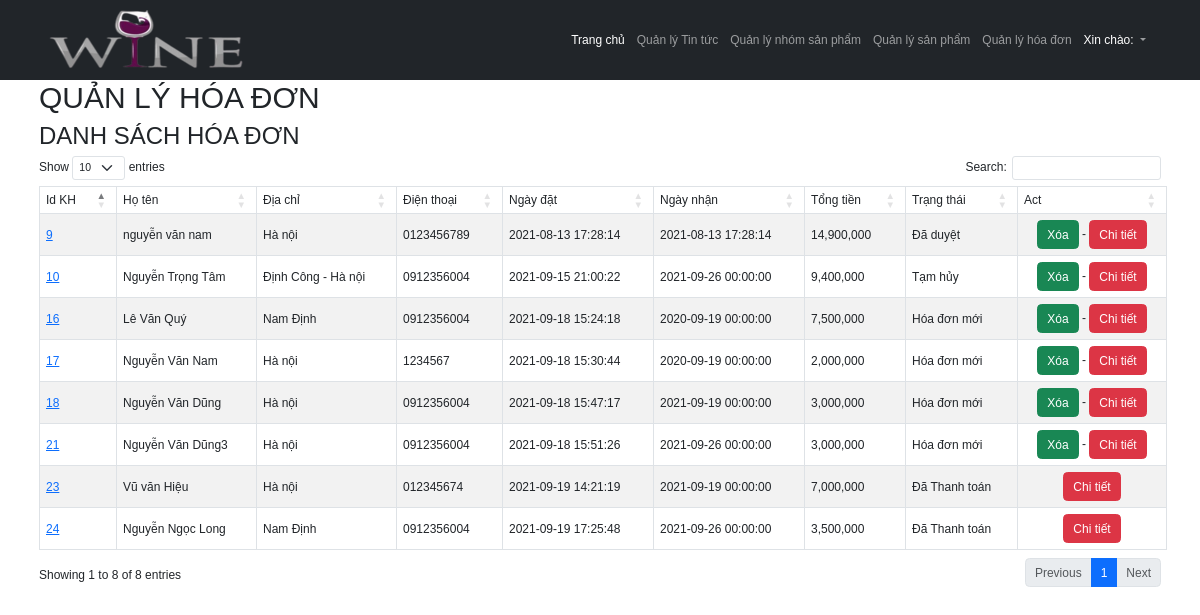
Before: /index_admin.php?module=hoadon with the older database file.
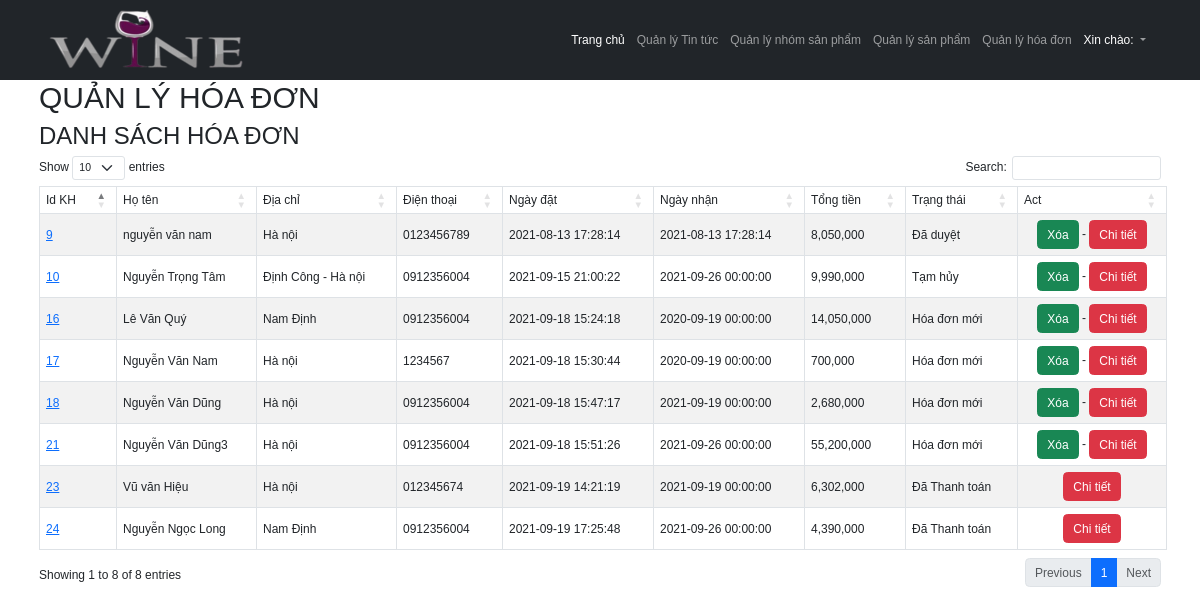
After: the same page with the newer database file.
### tables this page shows
CREATE TABLE `tbhoadon` (
  `mahd` int(11) NOT NULL,
  `tennguoimua` varchar(30) NOT NULL,
  `dtnguoimua` varchar(15) NOT NULL,
  `nguoinhan` varchar(30) NOT NULL,
  `dienthoai` varchar(15) NOT NULL,
  `diachi` varchar(100) NOT NULL,
  `Note` text NOT NULL,
  `ngaydat` datetime NOT NULL DEFAULT current_timestamp(),
  `ngaynhan` datetime NOT NULL DEFAULT current_timestamp(),
  `trangthai` int(11) NOT NULL DEFAULT 0
);

### Models/clsDatabase.php (called while the page is built, shortened)
<?php
class clsDatabase
{
	public $conn = NULL;
	function __construct()
	{
		try
		{
			$this->conn = new PDO("mysql:host=localhost;dbname=shop","root","");
			$this->conn->exec("SET NAMES UTF8");
		}
		catch(PDOException $ex)
		{
			echo "<h3>" . $ex->getMessage() . "</h3>";
			die("<h3> LỖI KẾT NỐI CSDL </h3>");
		}
	}
	function ThucthiSQL($sql, $data=NULL)
	{
		$this->pdo_stm = $this->conn->prepare($sql);
		$ketqua=false;
		if($data!=NULL)
			$ketqua = $this->pdo_stm->execute($data);
		else
			$ketqua = $this->pdo_stm->execute();
		return $ketqua;
	}
}
?>

### Models/clsHoadon.php (called while the page is built, shortened)
<?php
require_once("clsDatabase.php");
class clsHoadon
{
	public $db;
	function __construct()
	{
		$this->db = new clsDatabase();
	}
	function LayDanhSachHoadon()
	{
		$sql = "SELECT * FROM tbHoadon ORDER BY mahd DESC";
		$ketqua = $this->db->ThucthiSQL($sql);
		if($ketqua==TRUE)
			$this->data = $this->db->pdo_stm->fetchAll();
		return $ketqua;
	}
	public function TongTien($mahd)
	{
		$sql = "SELECT SUM(soluong*giamua) AS tongtien
					FROM `tbchitiethoadon` WHERE mahd=?";
		$data[] = $mahd;
 		$ketqua = $this->db->ThucthiSQL($sql,$data);
		if($ketqua==TRUE)
		{
			$this->data = $this->db->pdo_stm->fetch();
			return $this->data["tongtien"];
		}
		else
			return -1;
	}
}
?>

### Views/vDanhSachHD.php (the view)
	<div class="container table-responsive">
		<h1> QUẢN LÝ HÓA ĐƠN</h1>
		<h2> DANH SÁCH HÓA ĐƠN</h2>
		<div>
			<?php
if ($ketqua) {
?>
				<table id="example" class="table table-striped table-hover table-bordered table align-middle">
					<thead>
						<tr>
							<td>Id KH</td>
							<td>Họ tên</td>
							<td>Địa chỉ</td>
							<td>Điện thoại</td>
							<td>Ngày đặt</td>
							<td>Ngày nhận</td>
							<td>Tổng tiền</td>
							<td>Trạng thái</td>
							<td>Act</td>
						</tr>
					</thead>
					<tbody>
						<?php
			$rows = $hoadon->data;
			foreach ($rows as $row) {
				$trangthai = "";
				if ($row["trangthai"] == 0)
					$trangthai = "Hóa đơn mới";
				else if ($row["trangthai"] == 1)
					$trangthai = "Đã duyệt";
				else if ($row["trangthai"] == 2)
					$trangthai = "Đã Thanh toán";
				else if ($row["trangthai"] == 3)
					$trangthai = "Tạm hủy";
			?>
							<tr>
								<td><a href="?module=<?= $module ?>&act=chitiet&id=<?= $row["mahd"] ?>"> <?= $row["mahd"] ?> </a></td>
								<td><?= $row["tennguoimua"] ?></td>
								<td><?= $row["diachi"] ?></td>
								<td><?= $row["dienthoai"] ?></td>
								<td><?= $row["ngaydat"] ?></td>
								<td><?= $row["ngaynhan"] ?></td>
								<td><?= number_format($hoadon->TongTien($row["mahd"])) ?></td>
								<td><?= $trangthai ?></td>
								<td class="text-center">
									<?php
						if ($row["trangthai"] != 2)
							echo "<a class='btn btn-success' href='?module=" . $module . "&act=xoa&id=" . $row["mahd"] . "'>Xóa</a> - ";
						else
							echo " ";
						?>
									<a class="btn btn-danger" href="?module=<?= $module ?>&act=chitiet&id=<?= $row["mahd"] ?>"> Chi tiết </a>
								</td>
							</tr>
				<?php
			}
	?>
	</tbody>
				</table>
			<?php
}
?>
		</div>
	</div>

### index_admin.php (shortened to what this page needs)
<!doctype html>
<html>
<head>
	<link rel="stylesheet" type="text/css" href="css_Admin/Style.css">
	<link rel="stylesheet" type="text/css" href="css_Admin/Menu.css">
	<link rel="stylesheet" type="text/css" href="css_Admin/ContentRight.css">
	<link rel="stylesheet" href="https://cdnjs.cloudflare.com/ajax/libs/font-awesome/4.7.0/css/font-awesome.min.css">
	<link rel="stylesheet" href="https://cdnjs.cloudflare.com/ajax/libs/OwlCarousel2/2.3.4/assets/owl.carousel.css" />
	<link rel="stylesheet" href="https://cdnjs.cloudflare.com/ajax/libs/OwlCarousel2/2.3.4/assets/owl.theme.default.css" />
	<link rel="stylesheet" type="text/css" href="css_Admin/Admin.css">
	<link rel="stylesheet" type="text/css" href="CSS/SlideShow.css">
	<link href="https://cdn.jsdelivr.net/npm/bootstrap@5.2.1/dist/css/bootstrap.min.css" rel="stylesheet">
	<link rel="stylesheet" href="https://cdnjs.cloudflare.com/ajax/libs/font-awesome/6.4.0/css/all.min.css" />
	<link href="https://cdnjs.cloudflare.com/ajax/libs/twitter-bootstrap/5.3.0/css/bootstrap.min.css" rel="stylesheet">
        <link href="https://cdn.datatables.net/1.13.5/css/dataTables.bootstrap5.min.css" rel="stylesheet">
</head>
<body>
	<div id="content" class="clear_fix">
	<div>
		<?php include("Views/vHeader.php"); ?>
	</div>
		<?php
		$module = "";
		if (isset($_REQUEST["module"]))
			$module = $_REQUEST["module"];
		if ($module == "tintuc") {
			require("Controllers/ctlTintuc.php");
		} else if ($module == "nhomsp") {
			require("Controllers/ctlCategory.php");
		} else if ($module == "sanpham") {
			require("Controllers/ctlSanpham.php");
		} else if ($module == "hoadon") {
			require("Controllers/ctlHoadon.php");
		} else {
			require("Views/vHome.php");
		}
		?>
	</div>
</body>
</html>

### Views/vHeader.php (shortened to what this page needs)
<header class="container-fluid bg-dark">
    <div class="container">
        <nav class="navbar  navbar-expand-sm navbar-dark bg-dark">
            <div class="container">
                <a class="navbar-brand" href="index.php">
                    <img src="./ViewsHome/logo.png" alt="hinh anh" />
                </a>
                <div class="collapse navbar-collapse" id="collapsibleNavId">
                    <ul class="navbar-nav ms-auto mt-2 mt-lg-0">
                        <li class="nav-item">
                            <a class="nav-link active" href="index_admin.php" aria-current="page">Trang chủ<span class="visually-hidden">(current)</span></a>
                        </li>
                        <li class="nav-item">
                            <a class="nav-link" href="?module=tintuc">Quản lý Tin tức</a>
                        </li>
                        <li class="nav-item">
                            <a class="nav-link" href="?module=nhomsp">Quản lý nhóm sản phẩm</a>
                        </li>
                        <li class="nav-item">
                            <a class="nav-link" href="?module=sanpham">Quản lý sản phẩm</a>
                        </li>
                        <li class="nav-item">
                            <a class="nav-link" href="?module=hoadon">Quản lý hóa đơn</a>
                        </li>
                        <li class="nav-item dropdown">
                            <a class="nav-link dropdown-toggle" href="#" id="dropdownId" data-bs-toggle="dropdown" aria-haspopup="true" aria-expanded="false"><span class="text-white">Xin chào: <b><?= isset($_SESSION["user"]) ? $_SESSION["user"] : "" ?></b></span></a>
                        </li>
                    </ul>
                </div>
            </div>
        </nav>
    </div>
</header>

### Controllers/ctlHoadon.php (shortened to what this page needs)
<?php
require_once("Models/clsHoadon.php");
$act = "";
$hoadon = new clsHoadon();
if($act == "xoa"){
	require("xulyXoaHD.php");
}
else if($act == "trangthai"){
	require("xulyTrangthaiHD.php");
}
else{
	$ketqua = $hoadon->LayDanhSachHoadon();
	require("Views/vDanhSachHD.php");
}
?>

### css_Admin/Style.css (style rules this page uses)
* { margin:0px; padding:0px; box-sizing:border-box; font-family:Tahoma, Geneva, sans-serif; font-size:12px }
.clear_fix { overflow:auto; zoom:1 }
#content { width:100%; }

Changed rows visible on the page:
changed tbhoadon "Nguyễn Ngọc Long": TongTien "3,500,000" → "4,390,000"
changed tbhoadon "Vũ văn Hiệu": TongTien "7,000,000" → "6,302,000"
changed tbhoadon "Nguyễn Văn Dũng3": TongTien "3,000,000" → "55,200,000"
changed tbhoadon "Nguyễn Văn Dũng": TongTien "3,000,000" → "2,680,000"
changed tbhoadon "Nguyễn Văn Nam": TongTien "2,000,000" → "700,000"
changed tbhoadon "Lê Văn Quý": TongTien "7,500,000" → "14,050,000"
changed tbhoadon "Nguyễn Trọng Tâm": TongTien "9,400,000" → "9,990,000"
changed tbhoadon "nguyễn văn nam": TongTien "14,900,000" → "8,050,000"
